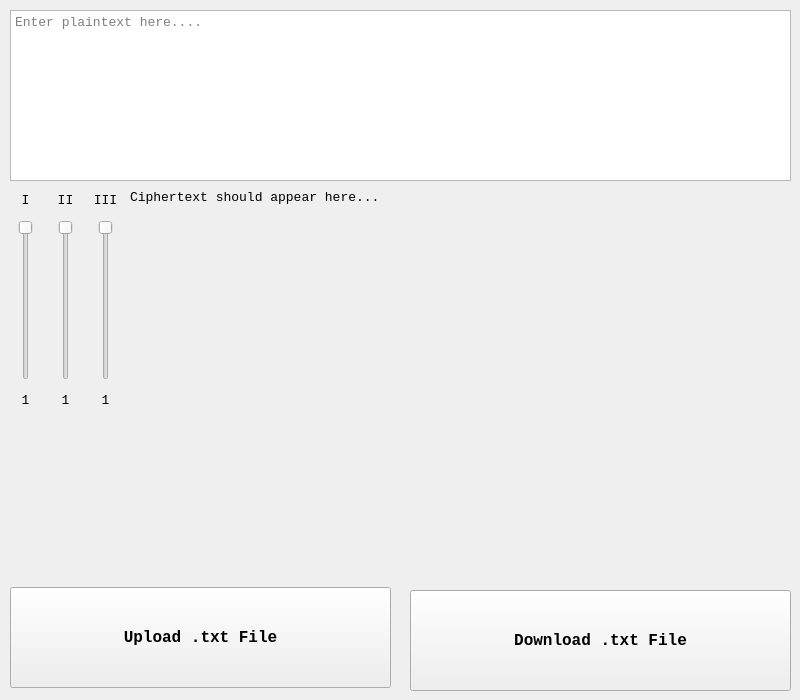
<?xml version="1.0" encoding="UTF-8"?>
<ui version="4.0">
 <class>EnigmaCipherWindow</class>
 <widget class="QMainWindow" name="EnigmaCipherWindow">
  <property name="geometry">
   <rect>
    <x>0</x>
    <y>0</y>
    <width>800</width>
    <height>700</height>
   </rect>
  </property>
  <property name="minimumSize">
   <size>
    <width>800</width>
    <height>700</height>
   </size>
  </property>
  <property name="maximumSize">
   <size>
    <width>800</width>
    <height>700</height>
   </size>
  </property>
  <property name="windowTitle">
   <string>Enigma Cipher Machine</string>
  </property>
  <widget class="QWidget" name="centralwidget">
   <widget class="QTextEdit" name="PlaintextBox">
    <property name="geometry">
     <rect>
      <x>10</x>
      <y>10</y>
      <width>781</width>
      <height>171</height>
     </rect>
    </property>
    <property name="font">
     <font>
      <family>Courier New</family>
      <pointsize>10</pointsize>
     </font>
    </property>
    <property name="placeholderText">
     <string>Enter plaintext here....</string>
    </property>
   </widget>
   <widget class="QSlider" name="RotorI">
    <property name="geometry">
     <rect>
      <x>10</x>
      <y>220</y>
      <width>31</width>
      <height>160</height>
     </rect>
    </property>
    <property name="minimum">
     <number>1</number>
    </property>
    <property name="maximum">
     <number>9</number>
    </property>
    <property name="sliderPosition">
     <number>1</number>
    </property>
    <property name="orientation">
     <enum>Qt::Vertical</enum>
    </property>
    <property name="invertedAppearance">
     <bool>true</bool>
    </property>
   </widget>
   <widget class="QSlider" name="RotorII">
    <property name="geometry">
     <rect>
      <x>50</x>
      <y>220</y>
      <width>31</width>
      <height>160</height>
     </rect>
    </property>
    <property name="minimum">
     <number>1</number>
    </property>
    <property name="maximum">
     <number>9</number>
    </property>
    <property name="orientation">
     <enum>Qt::Vertical</enum>
    </property>
    <property name="invertedAppearance">
     <bool>true</bool>
    </property>
   </widget>
   <widget class="QSlider" name="RotorIII">
    <property name="geometry">
     <rect>
      <x>90</x>
      <y>220</y>
      <width>31</width>
      <height>160</height>
     </rect>
    </property>
    <property name="minimum">
     <number>1</number>
    </property>
    <property name="maximum">
     <number>9</number>
    </property>
    <property name="orientation">
     <enum>Qt::Vertical</enum>
    </property>
    <property name="invertedAppearance">
     <bool>true</bool>
    </property>
   </widget>
   <widget class="QLabel" name="label">
    <property name="geometry">
     <rect>
      <x>15</x>
      <y>190</y>
      <width>21</width>
      <height>20</height>
     </rect>
    </property>
    <property name="font">
     <font>
      <family>Courier New</family>
      <pointsize>10</pointsize>
     </font>
    </property>
    <property name="text">
     <string>I</string>
    </property>
    <property name="alignment">
     <set>Qt::AlignCenter</set>
    </property>
   </widget>
   <widget class="QLabel" name="label_2">
    <property name="geometry">
     <rect>
      <x>55</x>
      <y>190</y>
      <width>21</width>
      <height>20</height>
     </rect>
    </property>
    <property name="font">
     <font>
      <family>Courier New</family>
      <pointsize>10</pointsize>
     </font>
    </property>
    <property name="text">
     <string>II</string>
    </property>
    <property name="alignment">
     <set>Qt::AlignCenter</set>
    </property>
   </widget>
   <widget class="QLabel" name="label_3">
    <property name="geometry">
     <rect>
      <x>90</x>
      <y>190</y>
      <width>31</width>
      <height>21</height>
     </rect>
    </property>
    <property name="font">
     <font>
      <family>Courier New</family>
      <pointsize>10</pointsize>
     </font>
    </property>
    <property name="text">
     <string>III</string>
    </property>
    <property name="alignment">
     <set>Qt::AlignCenter</set>
    </property>
   </widget>
   <widget class="QLabel" name="RotorIShiftValue">
    <property name="geometry">
     <rect>
      <x>10</x>
      <y>390</y>
      <width>31</width>
      <height>20</height>
     </rect>
    </property>
    <property name="font">
     <font>
      <family>Courier New</family>
      <pointsize>10</pointsize>
     </font>
    </property>
    <property name="text">
     <string>1</string>
    </property>
    <property name="alignment">
     <set>Qt::AlignCenter</set>
    </property>
   </widget>
   <widget class="QLabel" name="RotorIIIShiftValue">
    <property name="geometry">
     <rect>
      <x>85</x>
      <y>390</y>
      <width>41</width>
      <height>21</height>
     </rect>
    </property>
    <property name="font">
     <font>
      <family>Courier New</family>
      <pointsize>10</pointsize>
     </font>
    </property>
    <property name="text">
     <string>1</string>
    </property>
    <property name="alignment">
     <set>Qt::AlignCenter</set>
    </property>
   </widget>
   <widget class="QLabel" name="RotorIIShiftValue">
    <property name="geometry">
     <rect>
      <x>50</x>
      <y>390</y>
      <width>31</width>
      <height>20</height>
     </rect>
    </property>
    <property name="font">
     <font>
      <family>Courier New</family>
      <pointsize>10</pointsize>
     </font>
    </property>
    <property name="text">
     <string>1</string>
    </property>
    <property name="alignment">
     <set>Qt::AlignCenter</set>
    </property>
   </widget>
   <widget class="QLabel" name="CiphertextLabel">
    <property name="geometry">
     <rect>
      <x>130</x>
      <y>190</y>
      <width>651</width>
      <height>221</height>
     </rect>
    </property>
    <property name="font">
     <font>
      <family>Courier New</family>
      <pointsize>10</pointsize>
     </font>
    </property>
    <property name="text">
     <string>Ciphertext should appear here...</string>
    </property>
    <property name="alignment">
     <set>Qt::AlignLeading|Qt::AlignLeft|Qt::AlignTop</set>
    </property>
   </widget>
   <widget class="QPushButton" name="UploadTxtFileButton">
    <property name="geometry">
     <rect>
      <x>10</x>
      <y>587</y>
      <width>381</width>
      <height>101</height>
     </rect>
    </property>
    <property name="font">
     <font>
      <family>Courier New</family>
      <pointsize>12</pointsize>
      <weight>75</weight>
      <bold>true</bold>
     </font>
    </property>
    <property name="cursor">
     <cursorShape>PointingHandCursor</cursorShape>
    </property>
    <property name="text">
     <string>Upload .txt File</string>
    </property>
   </widget>
   <widget class="QPushButton" name="DownloadTxtFileButton">
    <property name="geometry">
     <rect>
      <x>410</x>
      <y>590</y>
      <width>381</width>
      <height>101</height>
     </rect>
    </property>
    <property name="font">
     <font>
      <family>Courier New</family>
      <pointsize>12</pointsize>
      <weight>75</weight>
      <bold>true</bold>
     </font>
    </property>
    <property name="cursor">
     <cursorShape>PointingHandCursor</cursorShape>
    </property>
    <property name="text">
     <string>Download .txt File</string>
    </property>
   </widget>
  </widget>
 </widget>
 <resources/>
 <connections/>
</ui>
